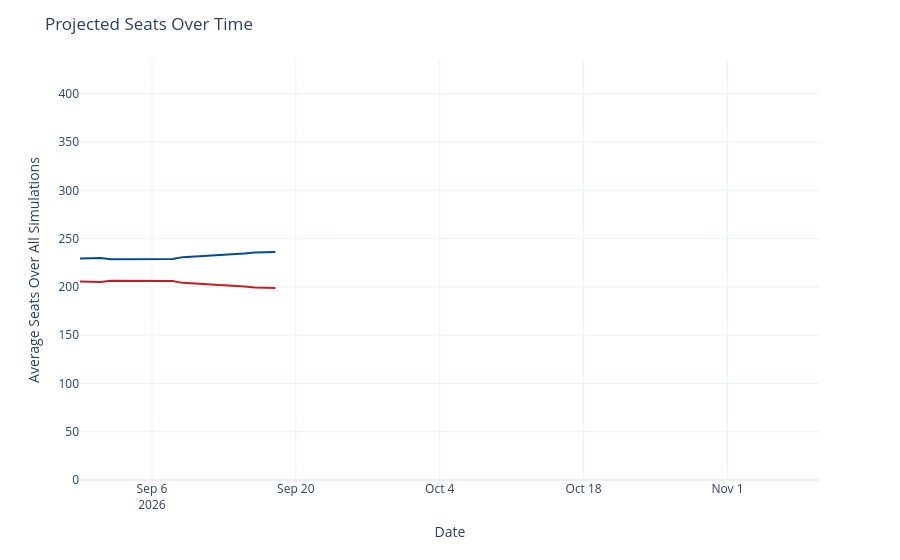

Write notebook code for a chart like this one.
### Code cell
seats_over_time = output_ts[(output_ts['geo'] == 'US House') &
                             (output_ts['type'] == 'seats')]
seats_over_time['rep_seats'] = seats_over_time['y'].map(lambda x: 435 - x)
seats_over_time = seats_over_time.rename({'y': 'Democrats', 'rep_seats': 'Republicans'}, axis=1)
seats_time_ser = px.line(seats_over_time, x='date', y=['Democrats', 'Republicans'], template='plotly_white',
                        color_discrete_map={'Democrats': '#004b97', 'Republicans': '#c71e1d'},)
seats_time_ser.update_traces(hovertemplate="%{y:.1f}")
seats_time_ser.update_layout(
    xaxis=dict(range=[pd.to_datetime('2026-08-30'), pd.to_datetime('2026-11-10')]),
    yaxis=dict(range=[0, 435]),
    xaxis_title='Date',
    yaxis_title='Average Seats Over All Simulations',
    title=dict(text="Projected Seats Over Time"),
    hovermode="x",
    showlegend=False
)
seats_time_ser

### Figure 1 — Plotly figure (JSON) as saved in the notebook; plotly's stock layout.template omitted (floating-point values rounded to 4 significant figures)
{"data": [{"hovertemplate": "%{y:.1f}", "legendgroup": "Democrats", "line": {"color": "#004b97", "dash": "solid"}, "marker": {"symbol": "circle"}, "mode": "lines", "name": "Democrats", "orientation": "v", "showlegend": true, "type": "scatter", "x": ["2026-08-30", "2026-08-31", "2026-09-01", "2026-09-02", "2026-09-03", "2026-09-04", "2026-09-05", "2026-09-06", "2026-09-07", "2026-09-08", "2026-09-09", "2026-09-14", "2026-09-15", "2026-09-16", "2026-09-17", "2026-09-18"], "xaxis": "x", "y": [229.4, 230.0, 230.0, 228.5, 228.5, 228.7, 228.7, 228.9, 228.8, 228.9, 230.8, 233.6, 234.7, 235.7, 236.2, 236.1], "yaxis": "y"}, {"hovertemplate": "%{y:.1f}", "legendgroup": "Republicans", "line": {"color": "#c71e1d", "dash": "solid"}, "marker": {"symbol": "circle"}, "mode": "lines", "name": "Republicans", "orientation": "v", "showlegend": true, "type": "scatter", "x": ["2026-08-30", "2026-08-31", "2026-09-01", "2026-09-02", "2026-09-03", "2026-09-04", "2026-09-05", "2026-09-06", "2026-09-07", "2026-09-08", "2026-09-09", "2026-09-14", "2026-09-15", "2026-09-16", "2026-09-17", "2026-09-18"], "xaxis": "x", "y": [205.6, 205.0, 205.0, 206.5, 206.5, 206.3, 206.3, 206.1, 206.2, 206.1, 204.2, 201.4, 200.3, 199.3, 198.8, 198.9], "yaxis": "y"}], "layout": {"hovermode": "x", "legend": {"title": {"text": "variable"}, "tracegroupgap": 0}, "margin": {"t": 60}, "showlegend": false, "title": {"text": "Projected Seats Over Time"}, "xaxis": {"anchor": "y", "domain": [0, 1], "range": ["2026-08-30T00:00:00", "2026-11-10T00:00:00"], "title": {"text": "Date"}}, "yaxis": {"anchor": "x", "domain": [0, 1], "range": [0, 435], "title": {"text": "Average Seats Over All Simulations"}}}}
